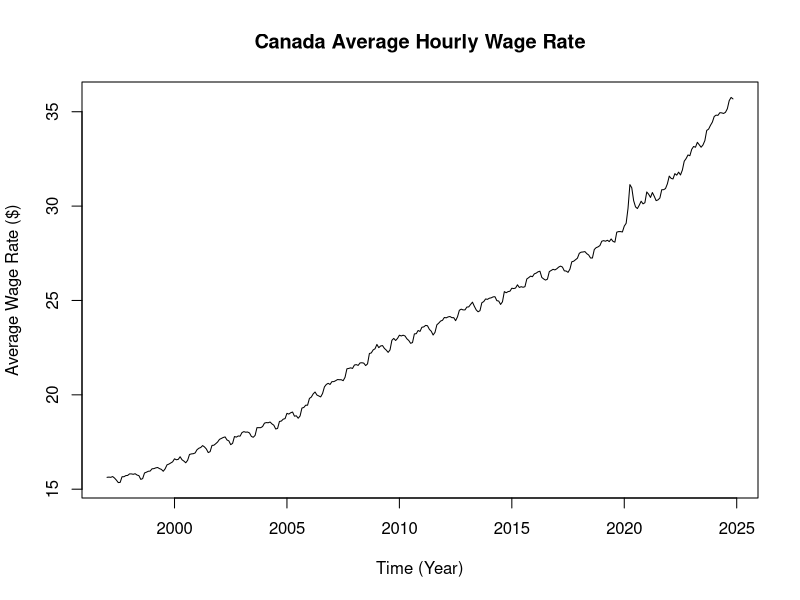
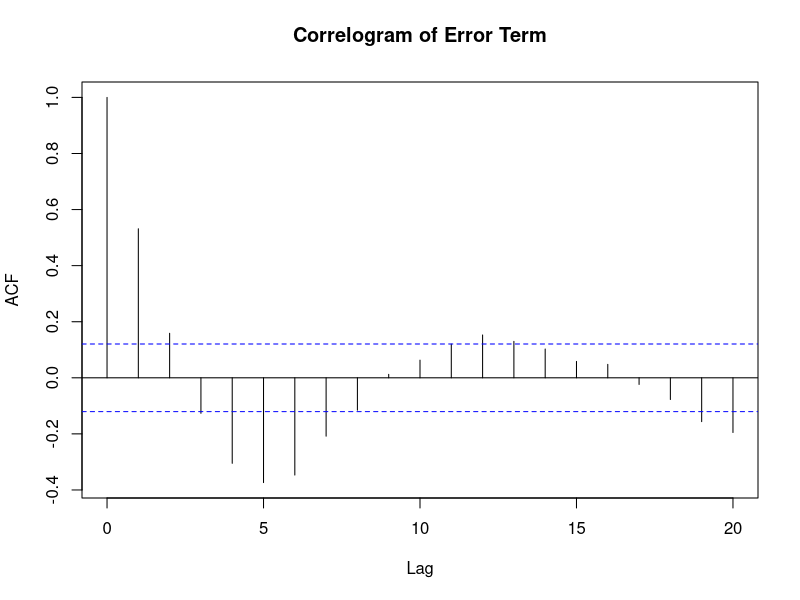
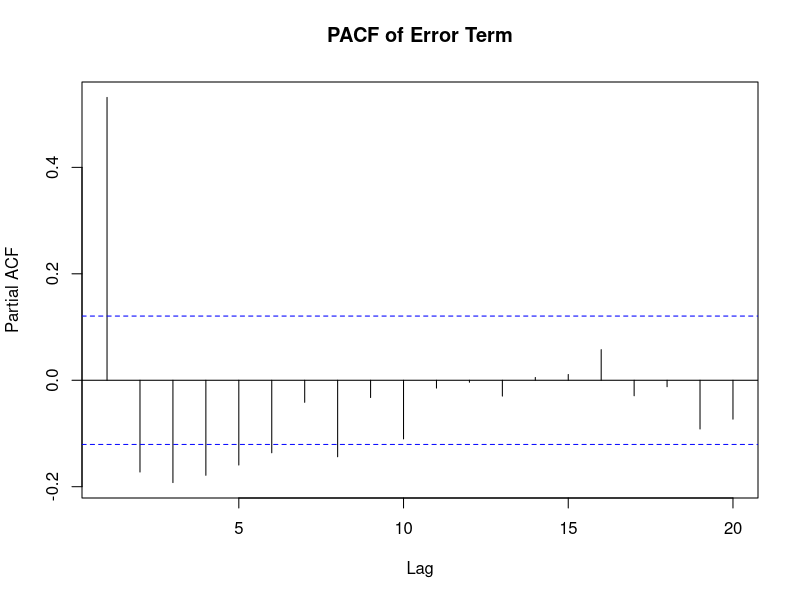
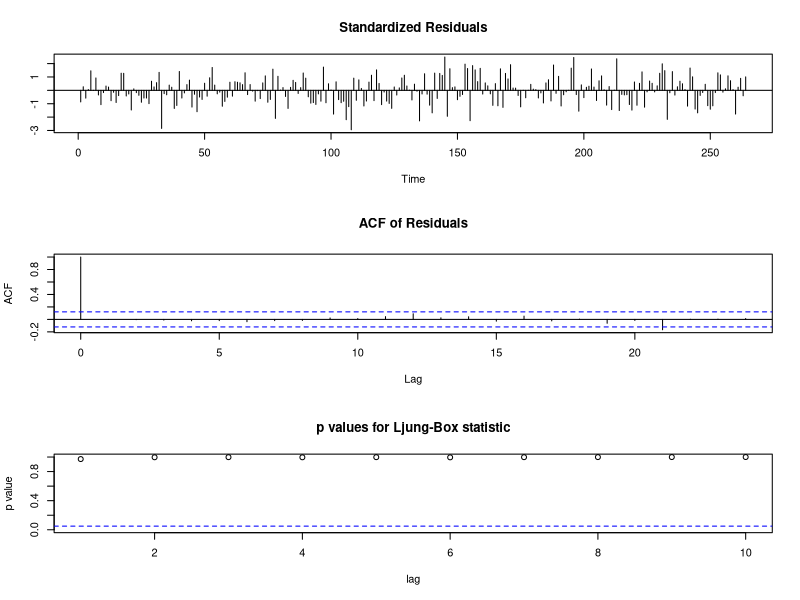
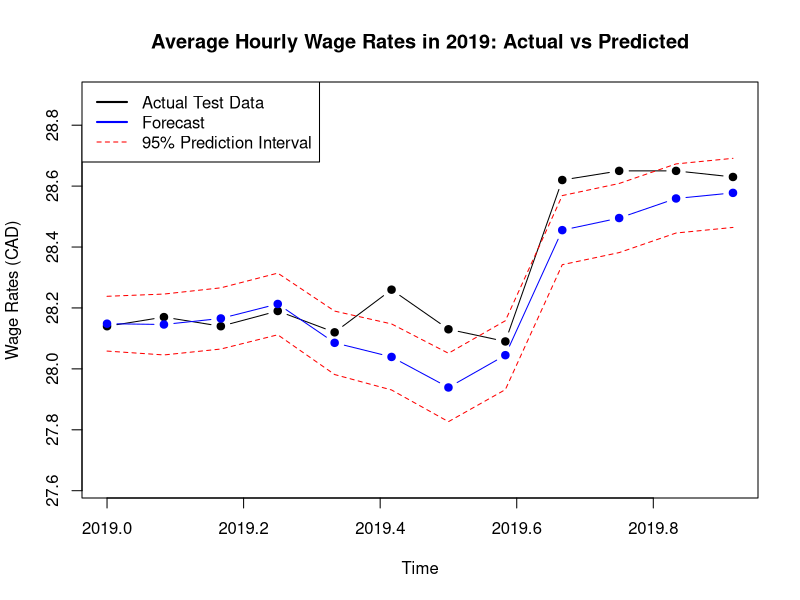

The R source for these figures, in order: (Note: this script raises an error after producing the figures.)
## ---- chunk 1
knitr::opts_chunk$set(echo = TRUE)
#if you do not have the package, type install.packages("name_of_the_package")
library(knitr)
library(tseries)
library(forecast)
## ---- chunk 2
# this is where your R code goes

# Initialisation
data <- read.csv("employee_wages_total_industry.csv")

data.ts <- ts(data$employee_wages,
              start = c(1997, 1),
              frequency = 12)


# January 1997 to December 2018 as the training set for model fitting
data.ts.train <- window(data.ts,
                        start = c(1997, 1),
                        end = c(2018, 12),
                        frequency = 12)
  
# from January 2019 to December 2019 as the test set
data.ts.test <- window(data.ts,
                       start = c(2019, 1),
                       end = c(2019, 12),
                       frequency = 12)
plot(data.ts,
     main = "Canada Average Hourly Wage Rate",
     xlab = "Time (Year)",
     ylab = "Average Wage Rate ($)")

# LOESS Smoothing 
# De-seasonalize Series
data.ts.ls <- stl(data.ts.train,
                  s.window = "periodic")

# From HW1
trend.ls <- data.ts.ls$time.series[,"trend"]
seas.ls <- data.ts.ls$time.series[,"seasonal"]
error.ls <- data.ts.ls$time.series[, "remainder"]

# ARMA Model fitting for Remainder Term
error.time.ls <- seq_along(error.ls)
error.ls.df <- data.frame("Remainder" = error.ls,
                          "Time" = error.time.ls)

## ---- chunk 3
# this is where your R code goes
error.ts <- ts(error.ls)

acf(error.ts,
    lag.max = 20,
    main = "Correlogram of Error Term")

pacf(error.ts,
     lag.max = 20,
     main = "PACF of Error Term")

## ---- chunk 4
# this is where your R code goes
# Fitting our model
model <- arima(error.ts, order = c(0, 0, 8))
model

model_2 <- arima(error.ts, order = c(0, 0, 6))
model_2

tsdiag(model)
## ---- chunk 5
# this is where your R code goes
# Remainder Component
remainder_forecast <- predict(model, n.ahead = 12)
remainder_lower <- remainder_forecast$pred - 1.96 * remainder_forecast$se
remainder_upper <- remainder_forecast$pred + 1.96 * remainder_forecast$se

# Trend Component
trend.time.ls <- seq_along(trend.ls)
trend.ls.df <- data.frame('trend'=trend.ls, 'time'=trend.time.ls)
trend_model.ls <- lm(trend ~ time, data=trend.ls.df)
trend_forecast_times <- max(trend.time.ls) + 1:12
trend_forecast <- predict(trend_model.ls, newdata=data.frame('time'=trend_forecast_times))

# Seasonal Component
seasonal_forecast <- seas.ls[1:12]

final_forecast <- trend_forecast + seasonal_forecast + remainder_forecast$pred

forecast_ts <- ts(final_forecast,
                     start=c(2019, 1),
                     frequency=12)

# Prediction Interval
lower_pi <- trend_forecast + seasonal_forecast + remainder_lower
upper_pi <- trend_forecast + seasonal_forecast + remainder_upper

lower_ts <- ts(lower_pi, start=c(2019, 1), frequency=12)
upper_ts <- ts(upper_pi, start=c(2019, 1), frequency=12)

# Prediction Table (From Lab 9)

forecast_table <- data.frame(Month = month.abb[1:12],
                             True_Value = data.ts.test,
                             Forecast = forecast_ts,
                             Lower_CI = lower_ts,
                             Upper_CI = upper_ts
                             )

kable(forecast_table,
      caption = "Monthly Forecasts of Average Hourly Wage Rates (2019)",
      align = c('l', rep('c', 5)))

## ---- chunk 6
# this is where your R code goes
# From Lab 8 Prediction plot
plot(data.ts.test,
    main = "Average Hourly Wage Rates in 2019: Actual vs Predicted",
    ylab = "Wage Rates (CAD)",
    ylim = c(min(lower_pi)-0.2, max(upper_pi)+0.2),
    col = "black",
    type = "b",
    pch = 19)

# Prediction
lines(forecast_ts, 
      col = "blue",
      type = "b",
      pch = 19)

# Prediction interval
lines(lower_ts,
      type = "l",
      col = "red",
      lty = 2)

lines(upper_ts,
      type = "l",
      col = "red",
      lty = 2)

legend("topleft",
        legend=c("Actual Test Data", "Forecast", "95% Prediction Interval"),
        col=c("black", "blue", "red"),
        lty=c(1, 1, 2),
        lwd=c(2, 2, 1))


## ---- chunk 7
# this is where your R code goes
acf(ts(wage_data.ts.train), main="ACF of Original Series")

## ---- chunk 8
# this is where your R code goes
